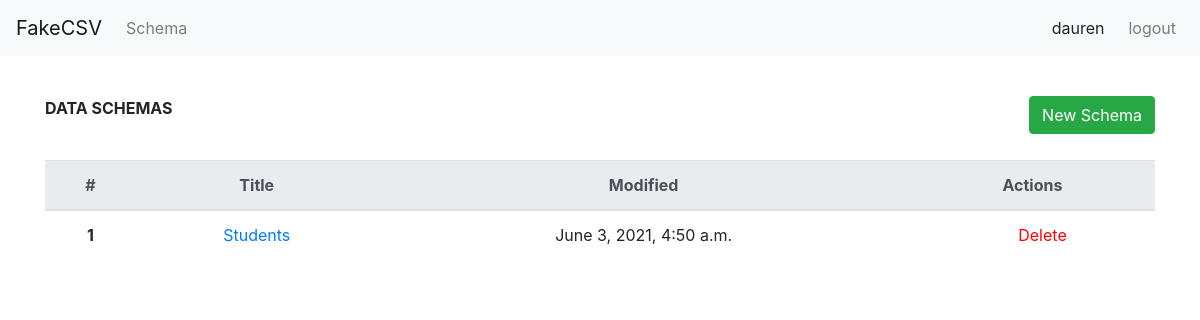
Page /data-schemas (signed in) on the earlier database version.
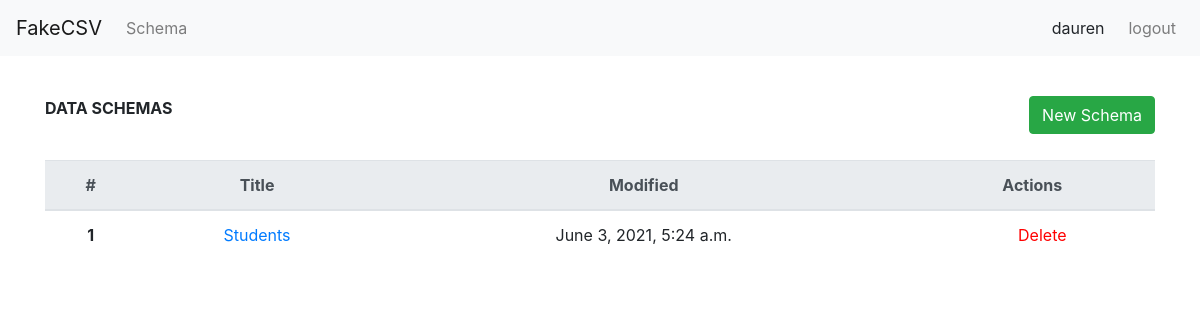
Same page on the later database version.
### generator_service/models.py (models this page shows, shortened)
class TblSchemaBasicInfo(models.Model):
    schema_name = models.CharField(max_length=20, null=True)
    column_separator = models.CharField(max_length=15,choices=SEPARATOR_CHOICES,default=";")
    string_character = models.CharField(max_length=15,choices=STRING_CHARACTER_CHOICES,default="'")
    creator = models.ForeignKey(User, on_delete = models.CASCADE, null=True)
    updated_time = models.DateTimeField(auto_now_add=False, auto_now=True)
    created_time = models.DateTimeField(auto_now_add=True, auto_now=False)
    class Meta:
        db_table = "mdl_schema_basic_info"
        verbose_name = 'Структура файла'
        verbose_name_plural = 'Структура файлы'

### generator_service/views.py (the view)
# urls.py: path('data-schemas',views.data_schemas_views,name="data_schemas_views"),
@login_required(login_url='/users/login/')
def data_schemas_views(request):
    context = {}
    req_user = request.user
    query = models.TblSchemaBasicInfo.objects.filter(creator=req_user)
    context['request_user'] = req_user
    context['query'] = query
    return render(request, "generator_service/data_schemas.html", context=context)

### templates/generator_service/data_schemas.html (shortened to what this page needs)
{% extends "base.html" %}
{% load static %}
{% block content %}
    <div class="container">
        <div class="schema-header">
            <span><b>DATA SCHEMAS</b> </span>
            <a class="new-schema-button" href="{% url 'new_schema_views' %}">
                <button type="button" class="btn btn-success">New Schema</button>
            </a>
        </div>
        <table class="table">
            <thead class="thead-light">
            <tr>
                <th scope="col">#</th>
                <th scope="col">Title</th>
                <th scope="col">Modified</th>
                <th scope="col">Actions</th>
            </tr>
            </thead>
            <tbody>
            {% for item in query %}
                <tr>
                    <th scope="row">{{ forloop.counter }}</th>
                    <td><a href="/data-sets/{{ item.id }}">{{ item.schema_name }}</a></td>
                    <td>{{ item.updated_time }}</td>
                    <td>
                        <a class="delete-link" href="{% url 'delete_schema_views' item.id %}">Delete</a>
                    </td>
                </tr>
            {% endfor %}
            </tbody>
        </table>
    </div>
{% endblock %}

### templates/base.html (shortened to what this page needs)
{% load static %}
<!DOCTYPE html>
<html lang="en">
<head>
    <link rel="stylesheet" href="https://maxcdn.bootstrapcdn.com/bootstrap/4.0.0/css/bootstrap.min.css"
>
    <link rel="stylesheet" type="text/css" href="{% static 'css/main.css' %}">
</head>
<body>
<header>
    <nav class="navbar navbar-expand-lg navbar-light bg-light">
        <a class="navbar-brand" href="#">FakeCSV</a>
        <div class="collapse navbar-collapse" id="navbarText">
            <ul class="navbar-nav mr-auto">
                <li class="nav-item">
                    <a class="nav-link" href="{% url 'data_schemas_views' %}">Schema</a>
                </li>
            </ul>
            <span class="navbar">
              {{ user.username }}
            </span>
            <ul class="navbar-nav">
                <li class="nav-item">
                    <a class="nav-link" href="{% url 'logout_user' %}">logout</a>
                </li>
            </ul>
        </div>
    </nav>
</header>
<div>
    {% block content %}
    {% endblock content %}
</div>
</body>
</html>

### static/css/main.css (style rules this page uses)
body { height: 100%; }
.new-schema-button { float: right; }
.schema-header { padding-top: 40px; padding-bottom: 40px; }
.delete-link { color: red; margin-left: 20px; }
.table { text-align: center; }

Differences in the rows shown:
changed TblSchemaBasicInfo "Students": updated_time "June 3, 2021, 4:50 a.m." → "June 3, 2021, 5:24 a.m."
